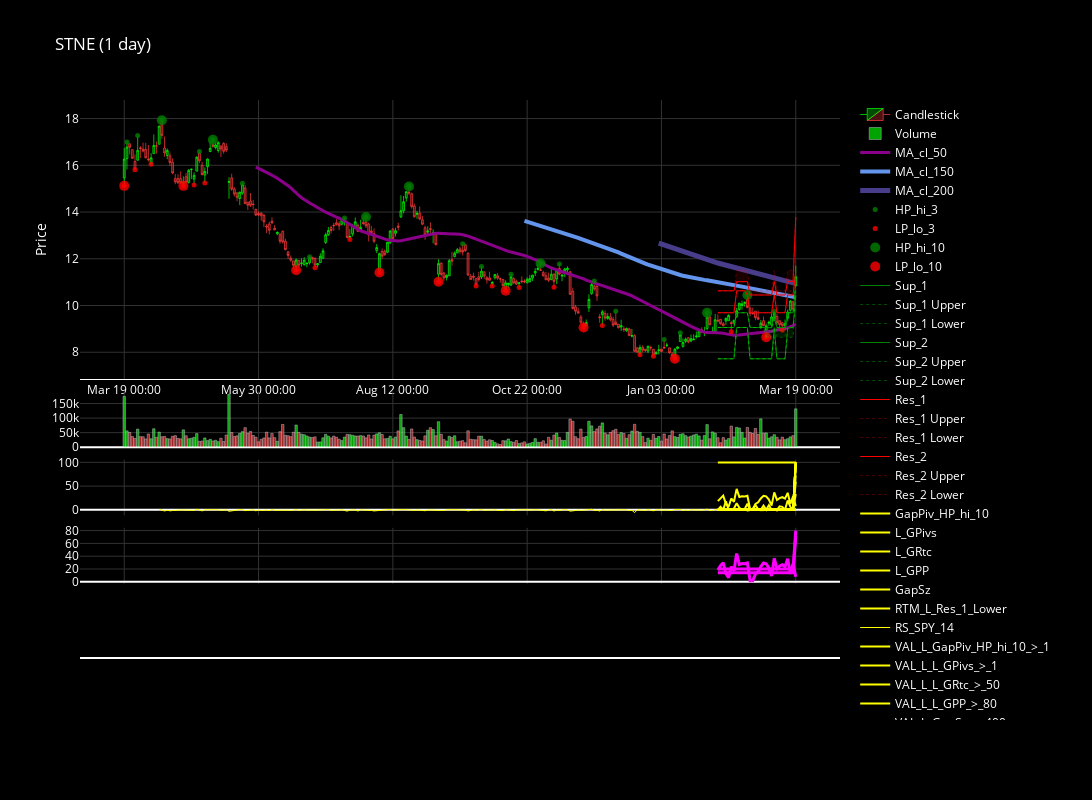

Notebook code cell kept with this figure:
### Code cell
#! --- SU .... Hold "Shift + Enter"
#! Su,  not getting good chart analysis yet but hopefully it prints out and you can take a look
for symbol, stock in bot.stocks.items():
    if symbol in topnth['symbol'].values:
        stock.frames['1 day'].plot()

### Figure 1 — Plotly figure (JSON) as saved in the notebook; plotly's stock layout.template omitted (floating-point values rounded to 4 significant figures; data arrays with more than 128 entries replaced by an {"elided": "..."} marker saying what was removed)
{"data": [{"close": {"elided": "251 float values"}, "decreasing": {"fillcolor": "rgba(255, 59, 59, 0.3)", "line": {"color": "rgba(255, 59, 59, 0.7)", "width": 1}}, "high": {"elided": "251 float values"}, "increasing": {"fillcolor": "rgba(0, 255, 0, 0.3)", "line": {"color": "rgba(0, 255, 0, 0.7)", "width": 1}}, "low": {"elided": "251 float values"}, "name": "Candlestick", "open": {"elided": "251 float values"}, "type": "candlestick", "x": {"elided": "251 str values"}, "xaxis": "x", "yaxis": "y"}, {"marker": {"color": {"elided": "251 str values"}}, "name": "Volume", "opacity": 0.8, "type": "bar", "x": {"elided": "251 str values"}, "xaxis": "x2", "y": {"elided": "251 int values"}, "yaxis": "y2"}, {"line": {"color": "darkmagenta", "dash": "solid", "width": 3}, "name": "MA_cl_50", "type": "scatter", "x": {"elided": "251 str values"}, "xaxis": "x", "y": {"elided": "251 float values"}, "yaxis": "y"}, {"line": {"color": "cornflowerblue", "dash": "solid", "width": 4}, "name": "MA_cl_150", "type": "scatter", "x": {"elided": "251 str values"}, "xaxis": "x", "y": {"elided": "251 float values"}, "yaxis": "y"}, {"line": {"color": "darkslateblue", "dash": "solid", "width": 5}, "name": "MA_cl_200", "type": "scatter", "x": {"elided": "251 str values"}, "xaxis": "x", "y": {"elided": "251 float values"}, "yaxis": "y"}, {"marker": {"color": "green", "opacity": 0.8, "size": 5}, "mode": "markers", "name": "HP_hi_3", "text": "", "type": "scatter", "x": {"elided": "251 str values"}, "xaxis": "x", "y": {"elided": "251 float values"}, "yaxis": "y"}, {"marker": {"color": "red", "opacity": 0.8, "size": 5}, "mode": "markers", "name": "LP_lo_3", "text": "", "type": "scatter", "x": {"elided": "251 str values"}, "xaxis": "x", "y": {"elided": "251 float values"}, "yaxis": "y"}, {"marker": {"color": "green", "opacity": 0.8, "size": 10}, "mode": "markers", "name": "HP_hi_10", "text": "", "type": "scatter", "x": {"elided": "251 str values"}, "xaxis": "x", "y": {"elided": "251 float values"}, "yaxis": "y"}, {"marker": {"color": "red", "opacity": 0.8, "size": 10}, "mode": "markers", "name": "LP_lo_10", "text": "", "type": "scatter", "x": {"elided": "251 str values"}, "xaxis": "x", "y": {"elided": "251 float values"}, "yaxis": "y"}, {"fill": "toself", "fillcolor": "rgba(0, 255, 0, 0.1)", "hoverinfo": "skip", "line": {"color": "rgba(0, 0, 0, 0)"}, "name": "Sup_1 Zone Segment", "showlegend": false, "type": "scatter", "x": ["2025-02-05T00:00:00", "2025-02-06T00:00:00", "2025-02-07T00:00:00", "2025-02-10T00:00:00", "2025-02-11T00:00:00", "2025-02-12T00:00:00", "2025-02-13T00:00:00", "2025-02-14T00:00:00", "2025-02-18T00:00:00", "2025-02-19T00:00:00", "2025-02-20T00:00:00", "2025-02-21T00:00:00", "2025-02-24T00:00:00", "2025-02-25T00:00:00", "2025-02-26T00:00:00", "2025-02-27T00:00:00", "2025-02-28T00:00:00", "2025-03-03T00:00:00", "2025-03-04T00:00:00", "2025-03-05T00:00:00", "2025-03-06T00:00:00", "2025-03-07T00:00:00", "2025-03-10T00:00:00", "2025-03-11T00:00:00", "2025-03-12T00:00:00", "2025-03-13T00:00:00", "2025-03-14T00:00:00", "2025-03-17T00:00:00", "2025-03-18T00:00:00", "2025-03-19T00:00:00", "2025-03-19T00:00:00", "2025-03-18T00:00:00", "2025-03-17T00:00:00", "2025-03-14T00:00:00", "2025-03-13T00:00:00", "2025-03-12T00:00:00", "2025-03-11T00:00:00", "2025-03-10T00:00:00", "2025-03-07T00:00:00", "2025-03-06T00:00:00", "2025-03-05T00:00:00", "2025-03-04T00:00:00", "2025-03-03T00:00:00", "2025-02-28T00:00:00", "2025-02-27T00:00:00", "2025-02-26T00:00:00", "2025-02-25T00:00:00", "2025-02-24T00:00:00", "2025-02-21T00:00:00", "2025-02-20T00:00:00", "2025-02-19T00:00:00", "2025-02-18T00:00:00", "2025-02-14T00:00:00", "2025-02-13T00:00:00", "2025-02-12T00:00:00", "2025-02-11T00:00:00", "2025-02-10T00:00:00", "2025-02-07T00:00:00", "2025-02-06T00:00:00", "2025-02-05T00:00:00"], "xaxis": "x", "y": [9.06, 9.06, 9.06, 9.06, 9.06, 9.06, 9.06, 9.69, 9.69, 9.69, 9.69, 9.69, 9.06, 9.06, 9.06, 9.06, 9.06, 9.06, 9.06, 9.06, 9.06, 9.69, 9.06, 9.06, 9.06, 9.06, 9.69, 9.69, 9.69, 11.02, 10.63, 9.69, 9.69, 9.69, 8.64, 8.64, 8.64, 8.64, 9.69, 8.64, 8.64, 8.64, 9.06, 9.06, 9.06, 9.06, 9.06, 9.06, 9.69, 9.69, 9.69, 9.69, 9.69, 9.06, 9.06, 9.06, 9.06, 9.06, 9.06, 9.06], "yaxis": "y"}, {"line": {"color": "green", "dash": "solid", "width": 1}, "name": "Sup_1", "type": "scatter", "x": {"elided": "251 str values"}, "xaxis": "x", "y": {"elided": "251 float values"}, "yaxis": "y"}, {"line": {"color": "rgba(0, 255, 0, 0.3)", "dash": "dot", "width": 1}, "name": "Sup_1 Upper", "type": "scatter", "x": {"elided": "251 str values"}, "xaxis": "x", "y": {"elided": "251 float values"}, "yaxis": "y"}, {"line": {"color": "rgba(0, 255, 0, 0.3)", "dash": "dot", "width": 1}, "name": "Sup_1 Lower", "type": "scatter", "x": {"elided": "251 str values"}, "xaxis": "x", "y": {"elided": "251 float values"}, "yaxis": "y"}, {"fill": "toself", "fillcolor": "rgba(0, 255, 0, 0.1)", "hoverinfo": "skip", "line": {"color": "rgba(0, 0, 0, 0)"}, "name": "Sup_2 Zone Segment", "showlegend": false, "type": "scatter", "x": ["2025-02-05T00:00:00", "2025-02-06T00:00:00", "2025-02-07T00:00:00", "2025-02-10T00:00:00", "2025-02-11T00:00:00", "2025-02-12T00:00:00", "2025-02-13T00:00:00", "2025-02-14T00:00:00", "2025-02-18T00:00:00", "2025-02-19T00:00:00", "2025-02-20T00:00:00", "2025-02-21T00:00:00", "2025-02-24T00:00:00", "2025-02-25T00:00:00", "2025-02-26T00:00:00", "2025-02-27T00:00:00", "2025-02-28T00:00:00", "2025-03-03T00:00:00", "2025-03-04T00:00:00", "2025-03-05T00:00:00", "2025-03-06T00:00:00", "2025-03-07T00:00:00", "2025-03-10T00:00:00", "2025-03-11T00:00:00", "2025-03-12T00:00:00", "2025-03-13T00:00:00", "2025-03-14T00:00:00", "2025-03-17T00:00:00", "2025-03-18T00:00:00", "2025-03-19T00:00:00", "2025-03-19T00:00:00", "2025-03-18T00:00:00", "2025-03-17T00:00:00", "2025-03-14T00:00:00", "2025-03-13T00:00:00", "2025-03-12T00:00:00", "2025-03-11T00:00:00", "2025-03-10T00:00:00", "2025-03-07T00:00:00", "2025-03-06T00:00:00", "2025-03-05T00:00:00", "2025-03-04T00:00:00", "2025-03-03T00:00:00", "2025-02-28T00:00:00", "2025-02-27T00:00:00", "2025-02-26T00:00:00", "2025-02-25T00:00:00", "2025-02-24T00:00:00", "2025-02-21T00:00:00", "2025-02-20T00:00:00", "2025-02-19T00:00:00", "2025-02-18T00:00:00", "2025-02-14T00:00:00", "2025-02-13T00:00:00", "2025-02-12T00:00:00", "2025-02-11T00:00:00", "2025-02-10T00:00:00", "2025-02-07T00:00:00", "2025-02-06T00:00:00", "2025-02-05T00:00:00"], "xaxis": "x", "y": [7.72, 7.72, 7.72, 7.72, 7.72, 7.72, 7.72, 9.06, 9.06, 9.06, 9.06, 9.06, 7.72, 7.72, 7.72, 7.72, 7.72, 7.72, 7.72, 7.72, 7.72, 9.06, 7.72, 7.72, 7.72, 7.72, 9.06, 9.06, 9.06, 10.45, 10.45, 8.64, 8.64, 8.64, 7.72, 7.72, 7.72, 7.72, 8.64, 7.72, 7.72, 7.72, 7.72, 7.72, 7.72, 7.72, 7.72, 7.72, 9.06, 9.06, 9.06, 9.06, 9.06, 7.72, 7.72, 7.72, 7.72, 7.72, 7.72, 7.72], "yaxis": "y"}, {"line": {"color": "green", "dash": "solid", "width": 1}, "name": "Sup_2", "type": "scatter", "x": {"elided": "251 str values"}, "xaxis": "x", "y": {"elided": "251 float values"}, "yaxis": "y"}, {"line": {"color": "rgba(0, 255, 0, 0.3)", "dash": "dot", "width": 1}, "name": "Sup_2 Upper", "type": "scatter", "x": {"elided": "251 str values"}, "xaxis": "x", "y": {"elided": "251 float values"}, "yaxis": "y"}, {"line": {"color": "rgba(0, 255, 0, 0.3)", "dash": "dot", "width": 1}, "name": "Sup_2 Lower", "type": "scatter", "x": {"elided": "251 str values"}, "xaxis": "x", "y": {"elided": "251 float values"}, "yaxis": "y"}, {"fill": "toself", "fillcolor": "rgba(255, 0, 0, 0.1)", "hoverinfo": "skip", "line": {"color": "rgba(0, 0, 0, 0)"}, "name": "Res_1 Zone Segment", "showlegend": false, "type": "scatter", "x": ["2025-02-05T00:00:00", "2025-02-06T00:00:00", "2025-02-07T00:00:00", "2025-02-10T00:00:00", "2025-02-11T00:00:00", "2025-02-12T00:00:00", "2025-02-13T00:00:00", "2025-02-14T00:00:00", "2025-02-18T00:00:00", "2025-02-19T00:00:00", "2025-02-20T00:00:00", "2025-02-21T00:00:00", "2025-02-24T00:00:00", "2025-02-25T00:00:00", "2025-02-26T00:00:00", "2025-02-27T00:00:00", "2025-02-28T00:00:00", "2025-03-03T00:00:00", "2025-03-04T00:00:00", "2025-03-05T00:00:00", "2025-03-06T00:00:00", "2025-03-07T00:00:00", "2025-03-10T00:00:00", "2025-03-11T00:00:00", "2025-03-12T00:00:00", "2025-03-13T00:00:00", "2025-03-14T00:00:00", "2025-03-17T00:00:00", "2025-03-18T00:00:00", "2025-03-19T00:00:00", "2025-03-19T00:00:00", "2025-03-18T00:00:00", "2025-03-17T00:00:00", "2025-03-14T00:00:00", "2025-03-13T00:00:00", "2025-03-12T00:00:00", "2025-03-11T00:00:00", "2025-03-10T00:00:00", "2025-03-07T00:00:00", "2025-03-06T00:00:00", "2025-03-05T00:00:00", "2025-03-04T00:00:00", "2025-03-03T00:00:00", "2025-02-28T00:00:00", "2025-02-27T00:00:00", "2025-02-26T00:00:00", "2025-02-25T00:00:00", "2025-02-24T00:00:00", "2025-02-21T00:00:00", "2025-02-20T00:00:00", "2025-02-19T00:00:00", "2025-02-18T00:00:00", "2025-02-14T00:00:00", "2025-02-13T00:00:00", "2025-02-12T00:00:00", "2025-02-11T00:00:00", "2025-02-10T00:00:00", "2025-02-07T00:00:00", "2025-02-06T00:00:00", "2025-02-05T00:00:00"], "xaxis": "x", "y": [9.69, 9.69, 9.69, 9.69, 9.69, 9.69, 9.69, 10.63, 10.63, 10.63, 10.63, 10.63, 9.69, 9.69, 9.69, 9.69, 9.69, 9.69, 9.69, 9.69, 9.69, 10.63, 9.69, 9.69, 9.69, 9.69, 10.63, 10.63, 10.63, 11.8, 11.41, 10.45, 10.45, 10.45, 9.69, 9.69, 9.69, 9.69, 10.45, 9.69, 9.69, 9.69, 9.69, 9.69, 9.69, 9.69, 9.69, 9.69, 10.45, 10.63, 10.63, 10.63, 10.63, 9.69, 9.69, 9.69, 9.69, 9.69, 9.69, 9.69], "yaxis": "y"}, {"line": {"color": "red", "dash": "solid", "width": 1}, "name": "Res_1", "type": "scatter", "x": {"elided": "251 str values"}, "xaxis": "x", "y": {"elided": "251 float values"}, "yaxis": "y"}, {"line": {"color": "rgba(255, 0, 0, 0.3)", "dash": "dot", "width": 1}, "name": "Res_1 Upper", "type": "scatter", "x": {"elided": "251 str values"}, "xaxis": "x", "y": {"elided": "251 float values"}, "yaxis": "y"}, {"line": {"color": "rgba(255, 0, 0, 0.3)", "dash": "dot", "width": 1}, "name": "Res_1 Lower", "type": "scatter", "x": {"elided": "251 str values"}, "xaxis": "x", "y": {"elided": "251 float values"}, "yaxis": "y"}, {"fill": "toself", "fillcolor": "rgba(255, 0, 0, 0.1)", "hoverinfo": "skip", "line": {"color": "rgba(0, 0, 0, 0)"}, "name": "Res_2 Zone Segment", "showlegend": false, "type": "scatter", "x": ["2025-02-05T00:00:00", "2025-02-06T00:00:00", "2025-02-07T00:00:00", "2025-02-10T00:00:00", "2025-02-11T00:00:00", "2025-02-12T00:00:00", "2025-02-13T00:00:00", "2025-02-14T00:00:00", "2025-02-18T00:00:00", "2025-02-19T00:00:00", "2025-02-20T00:00:00", "2025-02-21T00:00:00", "2025-02-24T00:00:00", "2025-02-25T00:00:00", "2025-02-26T00:00:00", "2025-02-27T00:00:00", "2025-02-28T00:00:00", "2025-03-03T00:00:00", "2025-03-04T00:00:00", "2025-03-05T00:00:00", "2025-03-06T00:00:00", "2025-03-07T00:00:00", "2025-03-10T00:00:00", "2025-03-11T00:00:00", "2025-03-12T00:00:00", "2025-03-13T00:00:00", "2025-03-14T00:00:00", "2025-03-17T00:00:00", "2025-03-18T00:00:00", "2025-03-19T00:00:00", "2025-03-19T00:00:00", "2025-03-18T00:00:00", "2025-03-17T00:00:00", "2025-03-14T00:00:00", "2025-03-13T00:00:00", "2025-03-12T00:00:00", "2025-03-11T00:00:00", "2025-03-10T00:00:00", "2025-03-07T00:00:00", "2025-03-06T00:00:00", "2025-03-05T00:00:00", "2025-03-04T00:00:00", "2025-03-03T00:00:00", "2025-02-28T00:00:00", "2025-02-27T00:00:00", "2025-02-26T00:00:00", "2025-02-25T00:00:00", "2025-02-24T00:00:00", "2025-02-21T00:00:00", "2025-02-20T00:00:00", "2025-02-19T00:00:00", "2025-02-18T00:00:00", "2025-02-14T00:00:00", "2025-02-13T00:00:00", "2025-02-12T00:00:00", "2025-02-11T00:00:00", "2025-02-10T00:00:00", "2025-02-07T00:00:00", "2025-02-06T00:00:00", "2025-02-05T00:00:00"], "xaxis": "x", "y": [10.63, 10.63, 10.63, 10.63, 10.63, 10.63, 10.63, 11.51, 11.51, 11.51, 11.51, 11.51, 10.63, 10.63, 10.63, 10.63, 10.63, 10.63, 10.63, 10.63, 10.63, 11.51, 10.63, 10.63, 10.63, 10.63, 11.51, 11.51, 11.51, 13.79, 13.79, 11.02, 11.02, 11.02, 10.45, 10.45, 10.45, 10.45, 11.02, 10.45, 10.45, 10.45, 10.45, 10.45, 10.45, 10.45, 10.45, 10.45, 11.02, 11.02, 11.02, 11.02, 11.02, 10.63, 10.63, 10.63, 10.63, 10.63, 10.63, 10.63], "yaxis": "y"}, {"line": {"color": "red", "dash": "solid", "width": 1}, "name": "Res_2", "type": "scatter", "x": {"elided": "251 str values"}, "xaxis": "x", "y": {"elided": "251 float values"}, "yaxis": "y"}, {"line": {"color": "rgba(255, 0, 0, 0.3)", "dash": "dot", "width": 1}, "name": "Res_2 Upper", "type": "scatter", "x": {"elided": "251 str values"}, "xaxis": "x", "y": {"elided": "251 float values"}, "yaxis": "y"}, {"line": {"color": "rgba(255, 0, 0, 0.3)", "dash": "dot", "width": 1}, "name": "Res_2 Lower", "type": "scatter", "x": {"elided": "251 str values"}, "xaxis": "x", "y": {"elided": "251 float values"}, "yaxis": "y"}, {"line": {"color": "yellow", "dash": "solid", "width": 2}, "name": "GapPiv_HP_hi_10", "type": "scatter", "x": {"elided": "251 str values"}, "xaxis": "x3", "y": {"elided": "251 int values"}, "yaxis": "y3"}, {"line": {"color": "yellow", "dash": "solid", "width": 2}, "name": "L_GPivs", "type": "scatter", "x": {"elided": "251 str values"}, "xaxis": "x3", "y": {"elided": "251 float values"}, "yaxis": "y3"}, {"line": {"color": "yellow", "dash": "solid", "width": 2}, "name": "L_GRtc", "type": "scatter", "x": {"elided": "251 str values"}, "xaxis": "x3", "y": {"elided": "251 int values"}, "yaxis": "y3"}, {"line": {"color": "yellow", "dash": "solid", "width": 2}, "name": "L_GPP", "type": "scatter", "x": {"elided": "251 str values"}, "xaxis": "x3", "y": {"elided": "251 float values"}, "yaxis": "y3"}, {"line": {"color": "yellow", "dash": "solid", "width": 2}, "name": "GapSz", "type": "scatter", "x": {"elided": "251 str values"}, "xaxis": "x3", "y": {"elided": "251 float values"}, "yaxis": "y3"}, {"line": {"color": "yellow", "dash": "solid", "width": 2}, "name": "RTM_L_Res_1_Lower", "type": "scatter", "x": {"elided": "251 str values"}, "xaxis": "x3", "y": {"elided": "251 float values"}, "yaxis": "y3"}, {"line": {"color": "yellow", "dash": "solid", "width": 1}, "name": "RS_SPY_14", "type": "scatter", "x": {"elided": "251 str values"}, "xaxis": "x3", "y": {"elided": "251 float values"}, "yaxis": "y3"}, {"line": {"color": "yellow", "dash": "solid", "width": 2}, "name": "VAL_L_GapPiv_HP_hi_10_>_1", "type": "scatter", "x": {"elided": "251 str values"}, "xaxis": "x3", "y": {"elided": "251 int values"}, "yaxis": "y3"}, {"line": {"color": "yellow", "dash": "solid", "width": 2}, "name": "VAL_L_L_GPivs_>_1", "type": "scatter", "x": {"elided": "251 str values"}, "xaxis": "x3", "y": {"elided": "251 int values"}, "yaxis": "y3"}, {"line": {"color": "yellow", "dash": "solid", "width": 2}, "name": "VAL_L_L_GRtc_>_50", "type": "scatter", "x": {"elided": "251 str values"}, "xaxis": "x3", "y": {"elided": "251 int values"}, "yaxis": "y3"}, {"line": {"color": "yellow", "dash": "solid", "width": 2}, "name": "VAL_L_L_GPP_>_80", "type": "scatter", "x": {"elided": "251 str values"}, "xaxis": "x3", "y": {"elided": "251 int values"}, "yaxis": "y3"}, {"line": {"color": "yellow", "dash": "solid", "width": 2}, "name": "VAL_L_GapSz_<_400", "type": "scatter", "x": {"elided": "251 str values"}, "xaxis": "x3", "y": {"elided": "251 int values"}, "yaxis": "y3"}, {"line": {"color": "yellow", "dash": "solid", "width": 2}, "name": "VAL_L_RTM_L_Res_1_Lower_>_50", "type": "scatter", "x": {"elided": "251 str values"}, "xaxis": "x3", "y": {"elided": "251 int values"}, "yaxis": "y3"}, {"line": {"color": "yellow", "dash": "solid", "width": 2}, "name": "VAL_L_RS_SPY_14_>_1", "type": "scatter", "x": {"elided": "251 str values"}, "xaxis": "x3", "y": {"elided": "251 int values"}, "yaxis": "y3"}, {"line": {"color": "magenta", "dash": "solid", "width": 3}, "name": "Score_LONG_Daily_VALID_Score", "type": "scatter", "x": {"elided": "251 str values"}, "xaxis": "x4", "y": {"elided": "251 float values"}, "yaxis": "y4"}, {"line": {"color": "magenta", "dash": "solid", "width": 3}, "name": "Score_LONG_Gaps", "type": "scatter", "x": {"elided": "251 str values"}, "xaxis": "x4", "y": {"elided": "251 int values"}, "yaxis": "y4"}, {"line": {"color": "magenta", "dash": "solid", "width": 3}, "name": "Score_LONG_RTM", "type": "scatter", "x": {"elided": "251 str values"}, "xaxis": "x4", "y": {"elided": "251 float values"}, "yaxis": "y4"}], "layout": {"bargap": 0.1, "boxgroupgap": 0, "font": {"color": "white"}, "height": 800, "paper_bgcolor": "rgb(0,0,0)", "plot_bgcolor": "rgb(0,0,0)", "shapes": [{"line": {"color": "white", "width": 2}, "type": "line", "x0": 0, "x1": 1, "xref": "paper", "y0": 0.1, "y1": 0.1, "yref": "paper"}, {"line": {"color": "white", "width": 2}, "type": "line", "x0": 0, "x1": 1, "xref": "paper", "y0": 0.1, "y1": 0.1, "yref": "paper"}], "title": {"text": "STNE (1 day)"}, "width": 1400, "xaxis": {"anchor": "y", "domain": [0, 1], "gridcolor": "rgb(50, 50, 50)", "gridwidth": 1, "matches": "x6", "nticks": 10, "rangeselector": {"activecolor": "rgb(83, 100, 105)", "bgcolor": "rgb(60, 60, 60)", "buttons": [{"count": 1, "label": "1d", "step": "day", "stepmode": "backward"}, {"count": 7, "label": "1w", "step": "day", "stepmode": "backward"}, {"count": 1, "label": "1m", "step": "month", "stepmode": "backward"}, {"count": 3, "label": "3m", "step": "month", "stepmode": "backward"}, {"step": "all"}], "font": {"color": "rgb(179, 179, 179)"}}, "rangeslider": {"visible": false}, "showgrid": true, "showline": true, "showticklabels": true, "tickangle": 0, "tickmode": "array", "ticktext": ["Mar 19 00:00", "May 30 00:00", "Aug 12 00:00", "Oct 22 00:00", "Jan 03 00:00", "Mar 19 00:00"], "tickvals": [0, 50, 100, 150, 200, 250], "type": "category"}, "xaxis2": {"anchor": "y2", "domain": [0, 1], "gridcolor": "rgb(50, 50, 50)", "gridwidth": 1, "matches": "x6", "showgrid": true, "showticklabels": false, "tickangle": 0, "tickmode": "array", "ticktext": ["Mar 19 00:00", "May 30 00:00", "Aug 12 00:00", "Oct 22 00:00", "Jan 03 00:00", "Mar 19 00:00"], "tickvals": [0, 50, 100, 150, 200, 250], "type": "category"}, "xaxis3": {"anchor": "y3", "domain": [0, 1], "gridcolor": "rgb(50, 50, 50)", "gridwidth": 1, "matches": "x6", "showgrid": true, "showticklabels": false, "tickangle": 0, "tickmode": "array", "ticktext": ["Mar 19 00:00", "May 30 00:00", "Aug 12 00:00", "Oct 22 00:00", "Jan 03 00:00", "Mar 19 00:00"], "tickvals": [0, 50, 100, 150, 200, 250], "type": "category"}, "xaxis4": {"anchor": "y4", "domain": [0, 1], "gridcolor": "rgb(50, 50, 50)", "gridwidth": 1, "matches": "x6", "showgrid": true, "showticklabels": false, "tickangle": 0, "tickmode": "array", "ticktext": ["Mar 19 00:00", "May 30 00:00", "Aug 12 00:00", "Oct 22 00:00", "Jan 03 00:00", "Mar 19 00:00"], "tickvals": [0, 50, 100, 150, 200, 250], "type": "category"}, "xaxis5": {"anchor": "y5", "domain": [0, 1], "gridcolor": "rgb(50, 50, 50)", "gridwidth": 1, "matches": "x6", "showgrid": true, "showticklabels": false, "tickangle": 0, "tickmode": "array", "ticktext": ["Mar 19 00:00", "May 30 00:00", "Aug 12 00:00", "Oct 22 00:00", "Jan 03 00:00", "Mar 19 00:00"], "tickvals": [0, 50, 100, 150, 200, 250], "type": "category"}, "xaxis6": {"anchor": "y6", "domain": [0, 1], "gridcolor": "rgb(50, 50, 50)", "gridwidth": 1, "showgrid": true, "tickangle": 0, "tickmode": "array", "ticktext": ["Mar 19 00:00", "May 30 00:00", "Aug 12 00:00", "Oct 22 00:00", "Jan 03 00:00", "Mar 19 00:00"], "tickvals": [0, 50, 100, 150, 200, 250], "type": "category"}, "yaxis": {"anchor": "x", "domain": [0.55, 1], "gridcolor": "rgb(50, 50, 50)", "gridwidth": 1, "showgrid": true, "title": {"text": "Price"}}, "yaxis2": {"anchor": "x2", "domain": [0.44, 0.53], "gridcolor": "rgb(50, 50, 50)", "gridwidth": 1, "showgrid": true}, "yaxis3": {"anchor": "x3", "domain": [0.33, 0.42], "gridcolor": "rgb(50, 50, 50)", "gridwidth": 1, "showgrid": true}, "yaxis4": {"anchor": "x4", "domain": [0.22, 0.31], "gridcolor": "rgb(50, 50, 50)", "gridwidth": 1, "showgrid": true}, "yaxis5": {"anchor": "x5", "domain": [0.11, 0.2], "gridcolor": "rgb(50, 50, 50)", "gridwidth": 1, "showgrid": true}, "yaxis6": {"anchor": "x6", "domain": [0, 0.09], "gridcolor": "rgb(50, 50, 50)", "gridwidth": 1, "showgrid": true}}}
